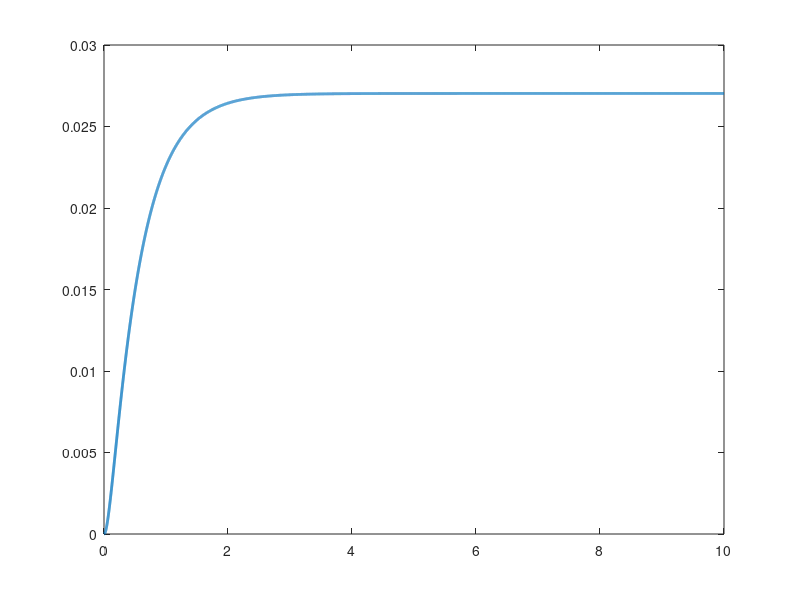

MATLAB code to generate this figure:
clear all
pkg load control
pkg load signal
s = tf('s')

k_e = 0.9;
k_m = 0.9;
R = 10^5;
j_m = 10^(-2);
j = 4*10^(-1);
R_a = 1.5;
L = 4*10^(-3);
b_m = 0.3;
b = b_m;
n = 40;
R_i = 1*10^5;
C = 1*10^(-6);

#G = Km*(1/R + 1/R1 + C*s)/(2*(1/R1+C*s)*(((Jm*s^2+bm*s)*n + 1/n*(J*s^2+b*s))*(Ra+La*s) + Kb*Km*n))

F = k_m/(((j_m*(s^2)+b_m*s)*n + 1/n*(j*(s^2)+b*s))*(R_a+L*s) + k_e*k_m*n)
G = (1/R + 1/R_i + C*s)/(2*(1/R_i + C*s))
H = 1/(R*(1/R_i + C*s))

O_vi = G*F/(1+H*F)

t = 0:0.001:10;
[y,t] = step(O_vi,t);
plot(t,y,'linewidth', 2)
